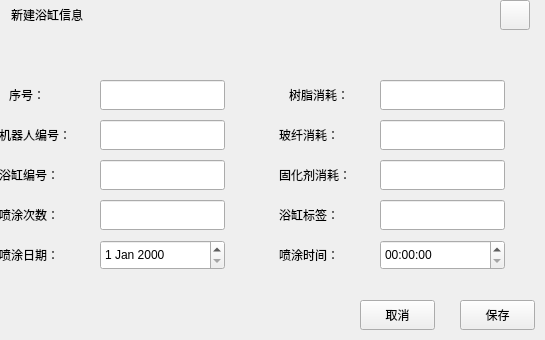
<?xml version="1.0" encoding="UTF-8"?>
<ui version="4.0">
 <class>WorkData</class>
 <widget class="QWidget" name="WorkData">
  <property name="geometry">
   <rect>
    <x>0</x>
    <y>0</y>
    <width>545</width>
    <height>340</height>
   </rect>
  </property>
  <property name="windowTitle">
   <string>Form</string>
  </property>
  <widget class="QLabel" name="label">
   <property name="geometry">
    <rect>
     <x>11</x>
     <y>0</y>
     <width>151</width>
     <height>30</height>
    </rect>
   </property>
   <property name="text">
    <string>新建浴缸信息</string>
   </property>
  </widget>
  <widget class="QLineEdit" name="RobotID">
   <property name="geometry">
    <rect>
     <x>100</x>
     <y>120</y>
     <width>125</width>
     <height>30</height>
    </rect>
   </property>
  </widget>
  <widget class="QPushButton" name="SaveBtn">
   <property name="geometry">
    <rect>
     <x>460</x>
     <y>300</y>
     <width>75</width>
     <height>30</height>
    </rect>
   </property>
   <property name="text">
    <string>保存</string>
   </property>
  </widget>
  <widget class="QPushButton" name="CancleBtn">
   <property name="geometry">
    <rect>
     <x>360</x>
     <y>300</y>
     <width>75</width>
     <height>30</height>
    </rect>
   </property>
   <property name="text">
    <string>取消</string>
   </property>
  </widget>
  <widget class="QLabel" name="InerLab">
   <property name="geometry">
    <rect>
     <x>51</x>
     <y>80</y>
     <width>401</width>
     <height>231</height>
    </rect>
   </property>
   <property name="styleSheet">
    <string notr="true"/>
   </property>
   <property name="text">
    <string/>
   </property>
  </widget>
  <widget class="QLabel" name="TitleLab">
   <property name="geometry">
    <rect>
     <x>1</x>
     <y>10</y>
     <width>461</width>
     <height>31</height>
    </rect>
   </property>
   <property name="text">
    <string/>
   </property>
  </widget>
  <widget class="QPushButton" name="CloseBtn">
   <property name="geometry">
    <rect>
     <x>500</x>
     <y>0</y>
     <width>30</width>
     <height>30</height>
    </rect>
   </property>
   <property name="text">
    <string/>
   </property>
  </widget>
  <widget class="QLabel" name="UserLab_1">
   <property name="geometry">
    <rect>
     <x>-1</x>
     <y>120</y>
     <width>101</width>
     <height>30</height>
    </rect>
   </property>
   <property name="text">
    <string>机器人编号：</string>
   </property>
  </widget>
  <widget class="QLineEdit" name="ID">
   <property name="geometry">
    <rect>
     <x>100</x>
     <y>80</y>
     <width>125</width>
     <height>30</height>
    </rect>
   </property>
  </widget>
  <widget class="QLabel" name="UserLab_3">
   <property name="geometry">
    <rect>
     <x>9</x>
     <y>80</y>
     <width>91</width>
     <height>30</height>
    </rect>
   </property>
   <property name="text">
    <string>序号：</string>
   </property>
  </widget>
  <widget class="QLabel" name="UserLab_2">
   <property name="geometry">
    <rect>
     <x>-1</x>
     <y>160</y>
     <width>101</width>
     <height>30</height>
    </rect>
   </property>
   <property name="text">
    <string>浴缸编号：</string>
   </property>
  </widget>
  <widget class="QLineEdit" name="BathTubID">
   <property name="geometry">
    <rect>
     <x>100</x>
     <y>160</y>
     <width>125</width>
     <height>30</height>
    </rect>
   </property>
  </widget>
  <widget class="QLineEdit" name="SparyNum">
   <property name="geometry">
    <rect>
     <x>100</x>
     <y>200</y>
     <width>125</width>
     <height>30</height>
    </rect>
   </property>
  </widget>
  <widget class="QLabel" name="UserLab_4">
   <property name="geometry">
    <rect>
     <x>-1</x>
     <y>200</y>
     <width>101</width>
     <height>30</height>
    </rect>
   </property>
   <property name="text">
    <string>喷涂次数：</string>
   </property>
  </widget>
  <widget class="QLineEdit" name="BathMark">
   <property name="geometry">
    <rect>
     <x>380</x>
     <y>200</y>
     <width>125</width>
     <height>30</height>
    </rect>
   </property>
  </widget>
  <widget class="QLabel" name="UserLab_5">
   <property name="geometry">
    <rect>
     <x>279</x>
     <y>200</y>
     <width>101</width>
     <height>30</height>
    </rect>
   </property>
   <property name="text">
    <string>浴缸标签：</string>
   </property>
  </widget>
  <widget class="QLabel" name="UserLab_6">
   <property name="geometry">
    <rect>
     <x>279</x>
     <y>160</y>
     <width>101</width>
     <height>30</height>
    </rect>
   </property>
   <property name="text">
    <string>固化剂消耗：</string>
   </property>
  </widget>
  <widget class="QLabel" name="UserLab_7">
   <property name="geometry">
    <rect>
     <x>289</x>
     <y>80</y>
     <width>91</width>
     <height>30</height>
    </rect>
   </property>
   <property name="text">
    <string>树脂消耗：</string>
   </property>
  </widget>
  <widget class="QLabel" name="UserLab_8">
   <property name="geometry">
    <rect>
     <x>279</x>
     <y>120</y>
     <width>101</width>
     <height>30</height>
    </rect>
   </property>
   <property name="text">
    <string>玻纤消耗：</string>
   </property>
  </widget>
  <widget class="QLineEdit" name="FiberGlassCos">
   <property name="geometry">
    <rect>
     <x>380</x>
     <y>120</y>
     <width>125</width>
     <height>30</height>
    </rect>
   </property>
  </widget>
  <widget class="QLineEdit" name="ResinCos">
   <property name="geometry">
    <rect>
     <x>380</x>
     <y>80</y>
     <width>125</width>
     <height>30</height>
    </rect>
   </property>
  </widget>
  <widget class="QLineEdit" name="CurAgCos">
   <property name="geometry">
    <rect>
     <x>380</x>
     <y>160</y>
     <width>125</width>
     <height>30</height>
    </rect>
   </property>
  </widget>
  <widget class="QLabel" name="UserLab_9">
   <property name="geometry">
    <rect>
     <x>-1</x>
     <y>240</y>
     <width>101</width>
     <height>30</height>
    </rect>
   </property>
   <property name="text">
    <string>喷涂日期：</string>
   </property>
  </widget>
  <widget class="QTimeEdit" name="timeEdit">
   <property name="geometry">
    <rect>
     <x>380</x>
     <y>240</y>
     <width>125</width>
     <height>30</height>
    </rect>
   </property>
  </widget>
  <widget class="QLabel" name="UserLab_10">
   <property name="geometry">
    <rect>
     <x>279</x>
     <y>240</y>
     <width>101</width>
     <height>30</height>
    </rect>
   </property>
   <property name="text">
    <string>喷涂时间：</string>
   </property>
  </widget>
  <widget class="QDateEdit" name="dateEdit">
   <property name="geometry">
    <rect>
     <x>100</x>
     <y>240</y>
     <width>125</width>
     <height>30</height>
    </rect>
   </property>
  </widget>
  <zorder>InerLab</zorder>
  <zorder>TitleLab</zorder>
  <zorder>label</zorder>
  <zorder>RobotID</zorder>
  <zorder>SaveBtn</zorder>
  <zorder>CancleBtn</zorder>
  <zorder>CloseBtn</zorder>
  <zorder>UserLab_1</zorder>
  <zorder>ID</zorder>
  <zorder>UserLab_3</zorder>
  <zorder>UserLab_2</zorder>
  <zorder>BathTubID</zorder>
  <zorder>SparyNum</zorder>
  <zorder>UserLab_4</zorder>
  <zorder>BathMark</zorder>
  <zorder>UserLab_5</zorder>
  <zorder>UserLab_6</zorder>
  <zorder>UserLab_7</zorder>
  <zorder>UserLab_8</zorder>
  <zorder>FiberGlassCos</zorder>
  <zorder>ResinCos</zorder>
  <zorder>CurAgCos</zorder>
  <zorder>UserLab_9</zorder>
  <zorder>timeEdit</zorder>
  <zorder>UserLab_10</zorder>
  <zorder>dateEdit</zorder>
 </widget>
 <resources/>
 <connections/>
</ui>
